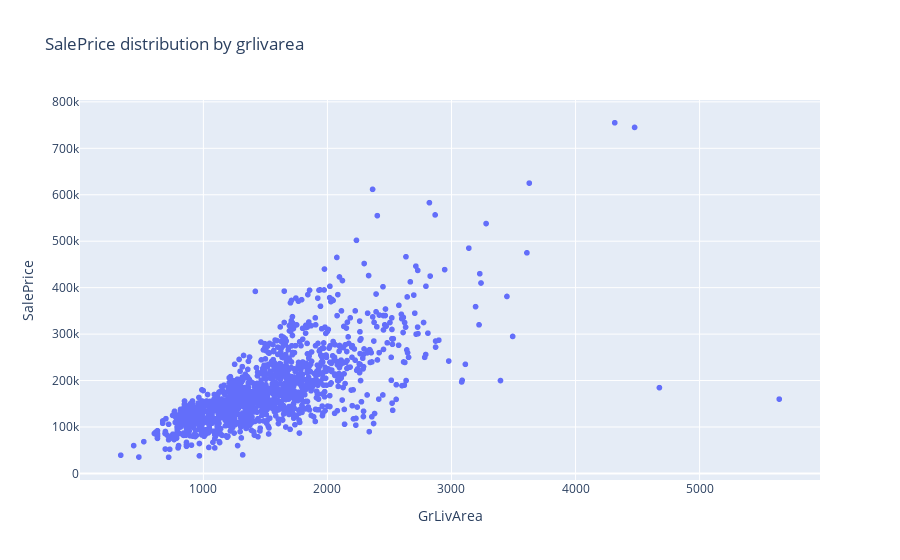

The notebook cell this image was saved under:
### Code cell
# scatter plot for example, SalePrice distribution by grlivarea  with plotly
fig = px.scatter(df, x="GrLivArea", y="SalePrice", title="SalePrice distribution by grlivarea")
fig.show()

### Figure 1 — Plotly figure (JSON) as saved in the notebook; plotly's stock layout.template omitted (floating-point values rounded to 4 significant figures; data arrays with more than 128 entries replaced by an {"elided": "..."} marker saying what was removed)
{"data": [{"hovertemplate": "GrLivArea=%{x}<br>SalePrice=%{y}<extra></extra>", "legendgroup": "", "marker": {"color": "#636efa", "symbol": "circle"}, "mode": "markers", "name": "", "showlegend": false, "type": "scattergl", "x": {"elided": "1460 int values"}, "xaxis": "x", "y": {"elided": "1460 int values"}, "yaxis": "y"}], "layout": {"legend": {"tracegroupgap": 0}, "title": {"text": "SalePrice distribution by grlivarea"}, "xaxis": {"anchor": "y", "domain": [0, 1], "title": {"text": "GrLivArea"}}, "yaxis": {"anchor": "x", "domain": [0, 1], "title": {"text": "SalePrice"}}}}
